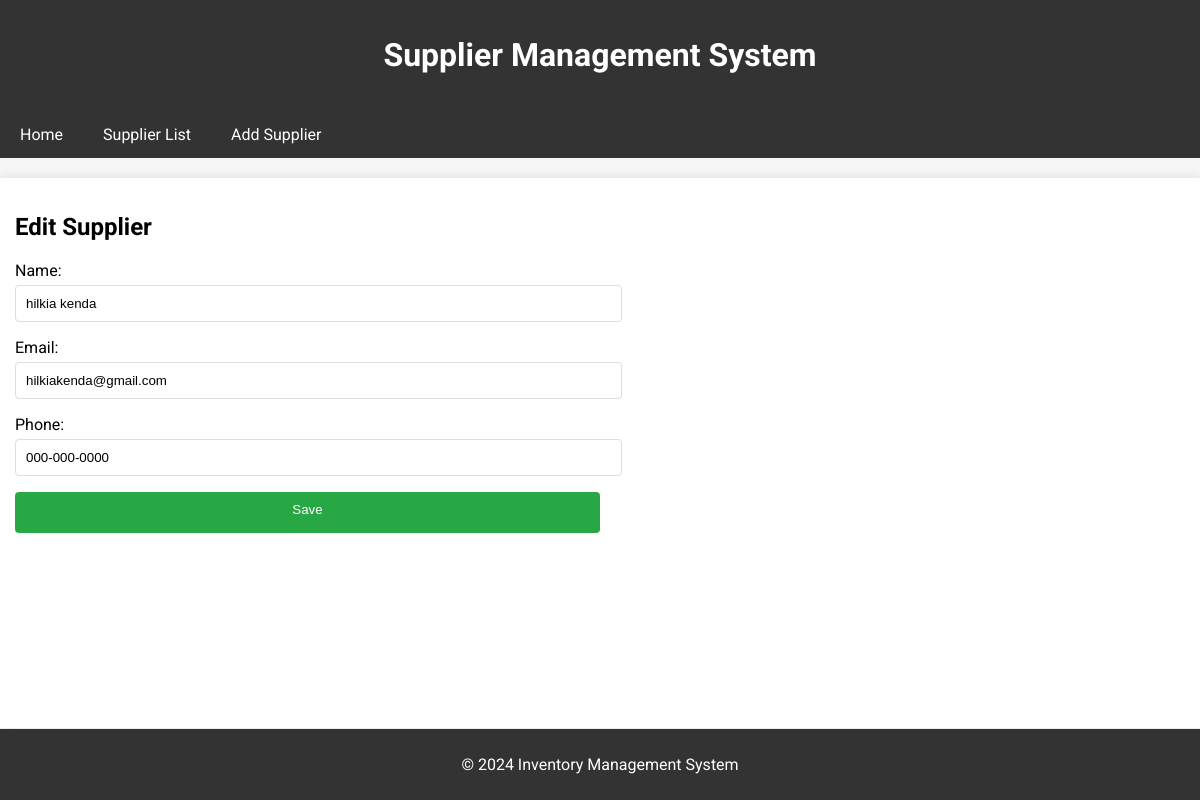
/inventory/suppliers/1/edit/, run on the app's committed database.
### inventory/models.py (models this page shows, shortened)
class Supplier(models.Model):
    name = models.CharField(max_length=255)
    email = models.EmailField(max_length=100, default='example@example.com')  # Provide a default value
    phone = models.CharField(max_length=15, default='000-000-0000')

### inventory/views.py (the view)
# urls.py: path('suppliers/<int:pk>/edit/', supplier_update, name='supplier-update'),
def supplier_update(request, pk):
    supplier = get_object_or_404(Supplier, pk=pk)
    if request.method == 'POST':
        form = SupplierForm(request.POST, instance=supplier)
        if form.is_valid():
            form.save()
            return redirect('supplier-list')
    else:
        form = SupplierForm(instance=supplier)
    return render(request, 'supplier_form.html', {'form': form, 'form_title': 'Edit Supplier'})

### inventory/forms.py
class SupplierForm(forms.ModelForm):
    class Meta:
        model = Supplier
        fields = ['name', 'email', 'phone']
        widgets = {
            'name': forms.TextInput(attrs={'class': 'form-control'}),
        }

### inventory/templates/supplier_form.html (shortened to what this page needs)
{% extends 'base_supplier.html' %}
{% block content %}
<h2>{{ form_title }}</h2>
<form method="post">
    {{ form.as_p }}
    <button type="submit" class="button">Save</button>
</form>
{% endblock %}

### data on the page
Supplier: name "hilkia kenda", email "hilkiakenda@gmail.com", phone "000-000-0000"
